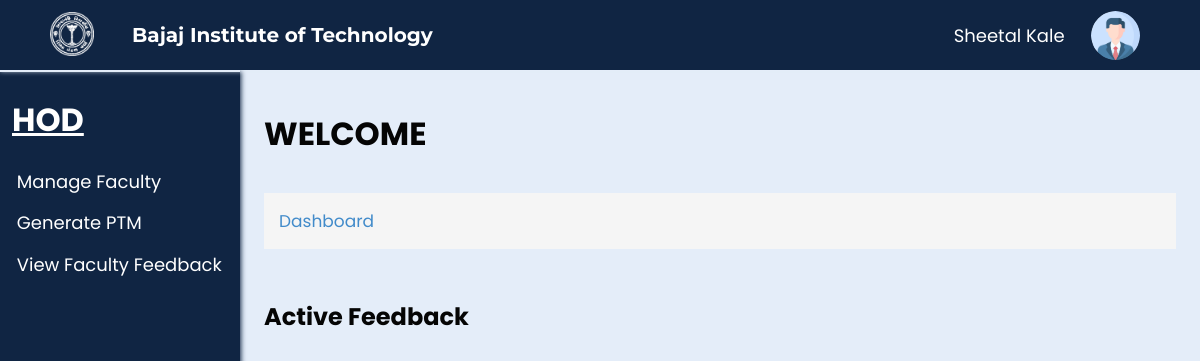
Before: /HOD.php (signed in) with the older database file.
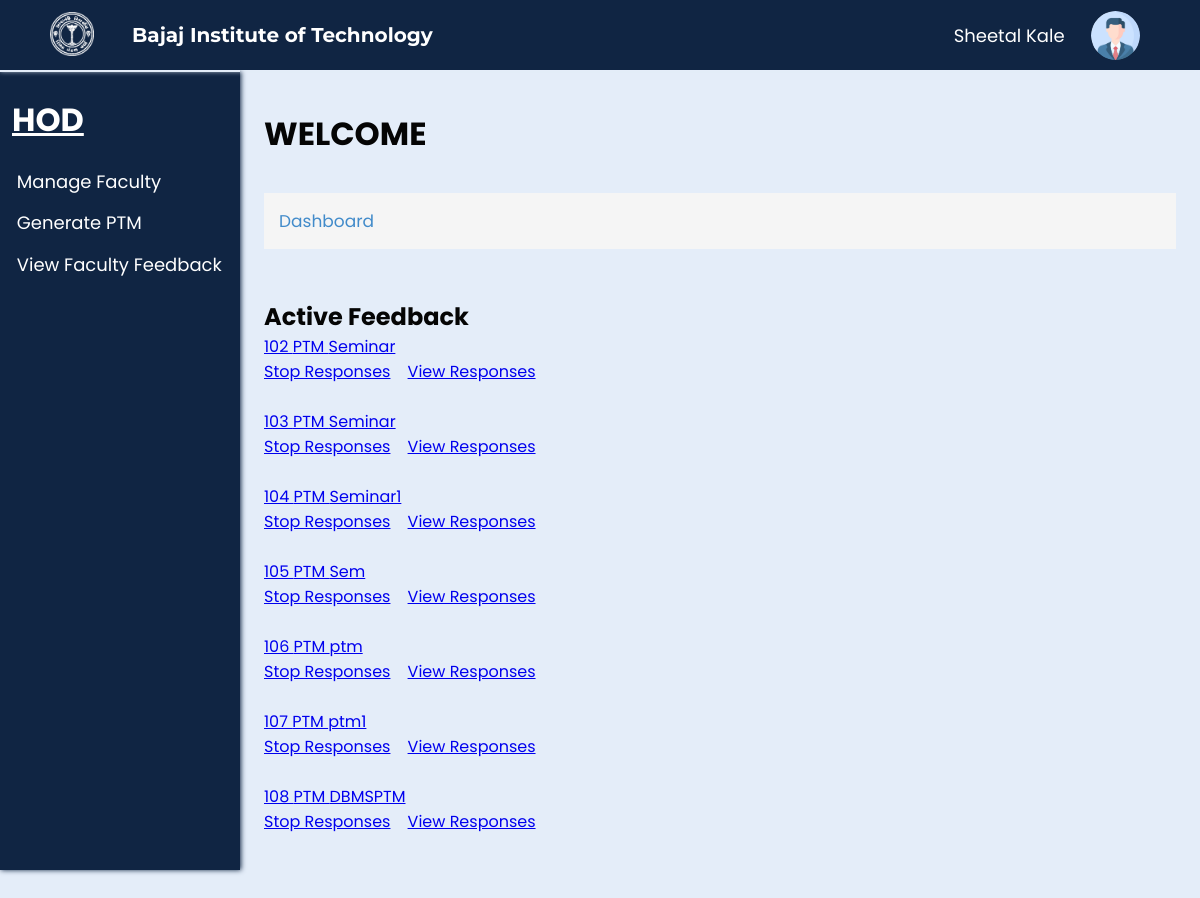
After: the same page with the newer database file.
### tables this page shows
CREATE TABLE `feedbacks` (
  `feedback_id` int(100) NOT NULL,
  `feedback_type` text NOT NULL,
  `author` text NOT NULL,
  `subject` text NOT NULL,
  `status` text NOT NULL,
  `dept` varchar(10) NOT NULL,
  `year` varchar(3) NOT NULL,
  `sem` varchar(4) NOT NULL,
  `section` varchar(1) NOT NULL
);

### check.php (called while the page is built, shortened)
<?php
$email = $_SESSION['email'];
$fname = $_SESSION['fname'];
$lname = $_SESSION['lname'];
?>

### hod.php (the view, shortened to what this page needs)
<?php
include('connect.php');
include('check.php');
$query = "SELECT * from feedbacks WHERE author = (SELECT FNAME from users WHERE EMAIL = '$email') ";
$result = mysqli_query($conn, $query);
?>
<html lang="en">
<head>
  <link rel="stylesheet" href="css/hod.css?v=<?php echo time(); ?>">
  <link rel="stylesheet" href="css/common.css?v=<?php echo time(); ?>">
  <link rel="stylesheet" href="css/pop.css?v=<?php echo time(); ?>">
</head>
<body>
  <div class="nav">
    <div class="img">
      <img id="img" src="images/bitlogo_transparent.png" alt="BIT Logo">
    </div>
    <h2 id="heading">Bajaj Institute of Technology</h2>
    <div class="links" id="links">
      <p class="input">
        <?php echo $fname, " ", $lname; ?>
      </p>
      <div class="account_div" onclick="profileAccount();">
        <img class="account_img" src="images/user.png" alt="User" width="7%" style="border-radius: 50%;">
      </div>
    </div>
  </div>
  <div class="spaces"></div>
  <div class="full">
    <div class="left">
      <h1>HOD</h1>
      <ul>
        <li><a href="manageFaculty.php">Manage Faculty</a></li>
        <li><a href="generateptm.php">Generate PTM</a></li>
        <li><a href="hodviewfeedback.php">View Faculty Feedback</a></li>
      </ul>
    </div>
    <div class="right">
      <h1>WELCOME</h1>
      <br>
      <p>Dashboard</p>
      <br>
      <br>
      <h2>Active Feedback</h2>
       <?php
while ($row = mysqli_fetch_assoc($result)) {
  $id = $row['feedback_id'];
?>
<a href = "feedbackform.php?id=<?php echo $id;?>">
  <?php echo $row['feedback_id']; ?>
  <?php echo $row['feedback_type']; ?>
  <?php echo $row['subject']; ?><br>
  <a href="StopResponses.php?id=<?php echo $id;?>">Stop Responses</a>&nbsp;&nbsp;&nbsp;
  <a href="ViewResponses.php?id=<?php echo $id;?>">View Responses</a><br>
</a><br>
<?php
}
?>
    </div>
  </div>
</body>
</html>

Changed rows visible on the page:
added feedbacks: feedback_id "102", feedback_type "PTM", subject "Seminar"
added feedbacks: feedback_id "103", feedback_type "PTM", subject "Seminar"
added feedbacks: feedback_id "104", feedback_type "PTM", subject "Seminar1"
added feedbacks: feedback_id "105", feedback_type "PTM", subject "Sem"
added feedbacks: feedback_id "106", feedback_type "PTM", subject "ptm"
added feedbacks: feedback_id "107", feedback_type "PTM", subject "ptm1"
added feedbacks: feedback_id "108", feedback_type "PTM", subject "DBMSPTM"
